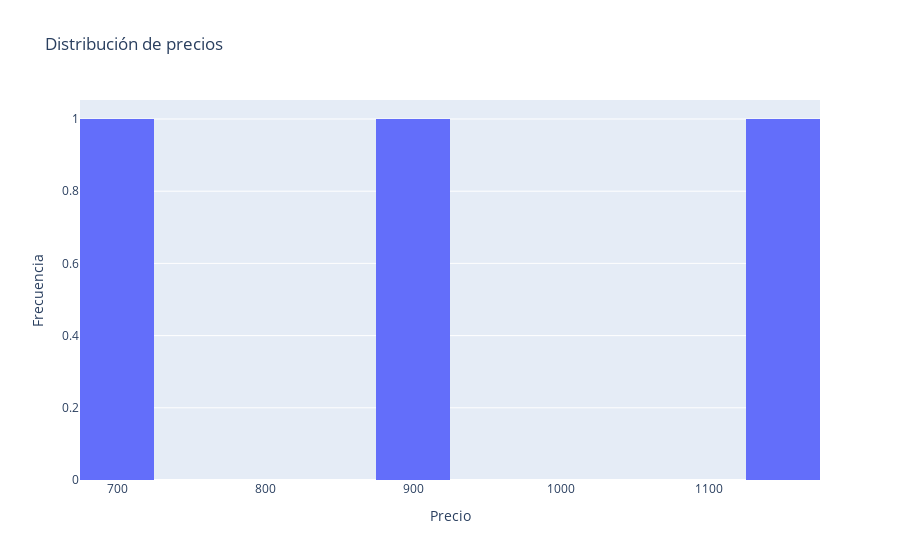
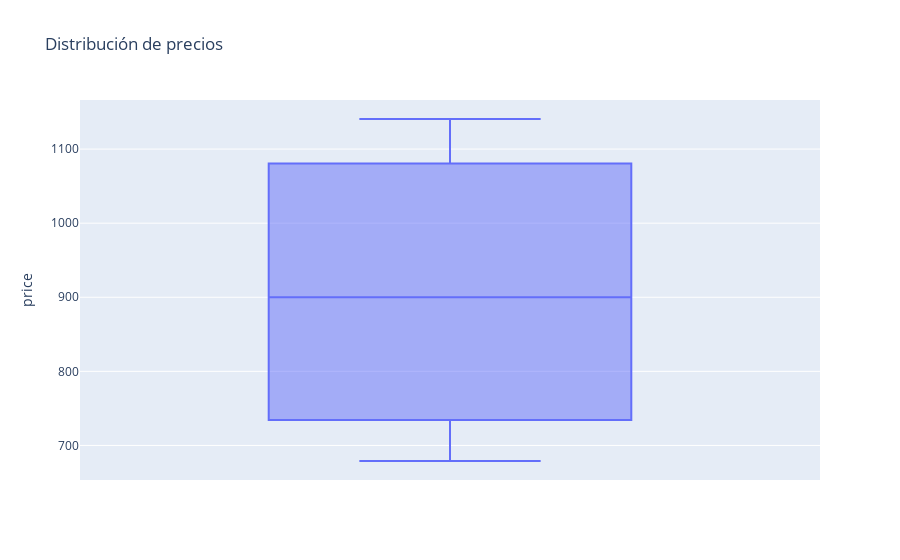

The notebook cell saved with these charts, in order:
### Code cell
import os
import pandas as pd
import plotly.express as px
from IPython.display import display, HTML  # Importación necesaria para mostrar tablas HTML

def load_data(file_path):
    """
    Carga los datos desde un archivo CSV.
    
    Args:
        file_path (str): La ruta del archivo CSV.
    
    Returns:
        pd.DataFrame: DataFrame con los datos cargados.
    """
    if not os.path.exists(file_path):
        raise FileNotFoundError(f"El archivo {file_path} no existe.")
    
    try:
        return pd.read_csv(file_path)
    except pd.errors.EmptyDataError:
        print("El archivo CSV está vacío.")
    except pd.errors.ParserError:
        print("Error al parsear el archivo CSV.")
    except Exception as e:
        print(f"Ocurrió un error al leer el archivo: {e}")
    
    return pd.DataFrame()

def display_basic_statistics(df):
    """
    Muestra estadísticas básicas del DataFrame.
    
    Args:
        df (pd.DataFrame): El DataFrame de pandas con los datos.
    """
    print("Basic Statistics")
    print(df.describe())

def display_additional_statistics(df):
    """
    Muestra estadísticas adicionales del DataFrame.
    
    Args:
        df (pd.DataFrame): El DataFrame de pandas con los datos.
    """
    median_price = df["price"].median()
    mode_price = df["price"].mode()[0]
    variance_price = df["price"].var()
    std_dev_price = df["price"].std()
    coeff_var_price = std_dev_price / df["price"].mean()
    q1_price = df["price"].quantile(0.25)
    q3_price = df["price"].quantile(0.75)
    p90_price = df["price"].quantile(0.90)
 
    print(f"Mediana de precios: {median_price}")
    print(f"Moda de precios: {mode_price}")
    print(f"Varianza de precios: {variance_price}")
    print(f"Desviación estándar de precios: {std_dev_price}")
    print(f"Coeficiente de variación de precios: {coeff_var_price}")
    print(f"Percentil 25% de precios: {q1_price}")
    print(f"Percentil 75% de precios: {q3_price}")
    print(f"Percentil 90% de precios: {p90_price}")
  
def plot_price_distribution(df):
    """
    Crea y muestra varios gráficos y tablas relacionados con la distribución de precios.
    
    Args:
        df (pd.DataFrame): El DataFrame de pandas con los datos.
    """

    # Histograma de distribución de precios
    fig_histogram = px.histogram(df, x="price", nbins=20, title="Distribución de precios")
    fig_histogram.update_layout(xaxis_title="Precio", yaxis_title="Frecuencia")
    fig_histogram.show()

    # Gráfico de caja (box plot) de precios
    fig_box = px.box(df, y="price", title="Distribución de precios")
    fig_box.show()

    # Tabla de los productos más caros
    n = 5  # Número de productos más caros a mostrar
    highest_prices = df.nlargest(n, 'price')
    table_html = highest_prices.to_html(index=False)
    display(HTML(f"<h4>Productos más caros:</h4>{table_html}"))

    # Verificar la existencia de la columna 'category'
    if 'category' in df.columns:
        # Tabla de frecuencias de categoría
        freq_table = df['category'].value_counts().reset_index()
        freq_table.columns = ['Categoria', 'Frecuencia']
        display(HTML("<h4>Tabla de frecuencias de categoría:</h4>"))
        display(freq_table)
    else:
        print("La columna 'category' no está presente en el DataFrame.")

    # Título general
    display(HTML("<h2>Resumen de la distribución de precios:</h2>"))

# Ejecución del flujo de trabajo
data_path = "../data/processed/cleaned_products.csv"
df = load_data(data_path)

# Validación de datos
required_columns = ["price"]
if not all(column in df.columns for column in required_columns):
    raise ValueError(f"El DataFrame no contiene las columnas requeridas: {required_columns}")

if df.empty:
    raise ValueError("El DataFrame está vacío.")

# Desplegar estadísticas y gráficos si los datos son válidos
display_basic_statistics(df)
display_additional_statistics(df)
plot_price_distribution(df)

### Figure 1 — Plotly figure (JSON) as saved in the notebook; plotly's stock layout.template omitted (floating-point values rounded to 4 significant figures)
{"data": [{"alignmentgroup": "True", "bingroup": "x", "hovertemplate": "price=%{x}<br>count=%{y}<extra></extra>", "legendgroup": "", "marker": {"color": "#636efa", "pattern": {"shape": ""}}, "name": "", "nbinsx": 20, "offsetgroup": "", "orientation": "v", "showlegend": false, "type": "histogram", "x": [679, 1141.0, 900.0], "xaxis": "x", "yaxis": "y"}], "layout": {"barmode": "relative", "legend": {"tracegroupgap": 0}, "title": {"text": "Distribución de precios"}, "xaxis": {"anchor": "y", "domain": [0, 1], "title": {"text": "Precio"}}, "yaxis": {"anchor": "x", "domain": [0, 1], "title": {"text": "Frecuencia"}}}}

### Figure 2 — Plotly figure (JSON) as saved in the notebook; plotly's stock layout.template omitted (floating-point values rounded to 4 significant figures)
{"data": [{"alignmentgroup": "True", "hovertemplate": "price=%{y}<extra></extra>", "legendgroup": "", "marker": {"color": "#636efa"}, "name": "", "notched": false, "offsetgroup": "", "orientation": "v", "showlegend": false, "type": "box", "x0": " ", "xaxis": "x", "y": [679, 1141.0, 900.0], "y0": " ", "yaxis": "y"}], "layout": {"boxmode": "group", "legend": {"tracegroupgap": 0}, "title": {"text": "Distribución de precios"}, "xaxis": {"anchor": "y", "domain": [0, 1]}, "yaxis": {"anchor": "x", "domain": [0, 1], "title": {"text": "price"}}}}
